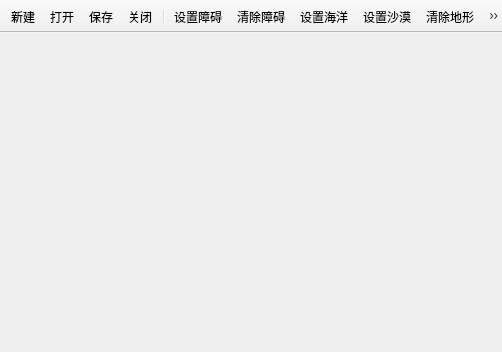
<?xml version="1.0" encoding="UTF-8"?>
<ui version="4.0">
 <class>RobotQMEClass</class>
 <widget class="QMainWindow" name="RobotQMEClass">
  <property name="geometry">
   <rect>
    <x>0</x>
    <y>0</y>
    <width>502</width>
    <height>352</height>
   </rect>
  </property>
  <property name="mouseTracking">
   <bool>true</bool>
  </property>
  <property name="windowTitle">
   <string>RobotQME</string>
  </property>
  <property name="autoFillBackground">
   <bool>false</bool>
  </property>
  <widget class="QWidget" name="centralWidget">
   <property name="mouseTracking">
    <bool>true</bool>
   </property>
  </widget>
  <widget class="QToolBar" name="toolBar">
   <property name="enabled">
    <bool>true</bool>
   </property>
   <property name="minimumSize">
    <size>
     <width>0</width>
     <height>0</height>
    </size>
   </property>
   <property name="windowTitle">
    <string>toolBar</string>
   </property>
   <property name="movable">
    <bool>false</bool>
   </property>
   <property name="iconSize">
    <size>
     <width>30</width>
     <height>30</height>
    </size>
   </property>
   <property name="floatable">
    <bool>false</bool>
   </property>
   <attribute name="toolBarArea">
    <enum>TopToolBarArea</enum>
   </attribute>
   <attribute name="toolBarBreak">
    <bool>false</bool>
   </attribute>
   <addaction name="action_new"/>
   <addaction name="action_open"/>
   <addaction name="action_save"/>
   <addaction name="action_close"/>
   <addaction name="separator"/>
   <addaction name="action_setobstacle"/>
   <addaction name="action_clearobstacle"/>
   <addaction name="action_setocean"/>
   <addaction name="action_setdesert"/>
   <addaction name="action_clearterrain"/>
   <addaction name="separator"/>
   <addaction name="action_setstart"/>
   <addaction name="action_setend"/>
   <addaction name="action_resetflag"/>
   <addaction name="action_run"/>
  </widget>
  <widget class="QStatusBar" name="statusBar">
   <property name="autoFillBackground">
    <bool>false</bool>
   </property>
   <property name="styleSheet">
    <string notr="true"/>
   </property>
   <property name="sizeGripEnabled">
    <bool>false</bool>
   </property>
  </widget>
  <action name="action_new">
   <property name="icon">
    <iconset resource="robotqme.qrc">
     <normaloff>:/RobotQME/Resources/new.png</normaloff>:/RobotQME/Resources/new.png</iconset>
   </property>
   <property name="text">
    <string>新建</string>
   </property>
   <property name="toolTip">
    <string>新建地图</string>
   </property>
  </action>
  <action name="action_save">
   <property name="icon">
    <iconset resource="robotqme.qrc">
     <normaloff>:/RobotQME/Resources/save.png</normaloff>:/RobotQME/Resources/save.png</iconset>
   </property>
   <property name="text">
    <string>保存</string>
   </property>
   <property name="toolTip">
    <string>保存地图</string>
   </property>
  </action>
  <action name="action_open">
   <property name="icon">
    <iconset resource="robotqme.qrc">
     <normaloff>:/RobotQME/Resources/open.png</normaloff>:/RobotQME/Resources/open.png</iconset>
   </property>
   <property name="text">
    <string>打开</string>
   </property>
   <property name="toolTip">
    <string>打开地图</string>
   </property>
  </action>
  <action name="action_close">
   <property name="icon">
    <iconset resource="robotqme.qrc">
     <normaloff>:/RobotQME/Resources/close.png</normaloff>:/RobotQME/Resources/close.png</iconset>
   </property>
   <property name="text">
    <string>关闭</string>
   </property>
   <property name="toolTip">
    <string>关闭地图</string>
   </property>
  </action>
  <action name="action_setstart">
   <property name="checkable">
    <bool>true</bool>
   </property>
   <property name="icon">
    <iconset resource="robotqme.qrc">
     <normaloff>:/RobotQME/Resources/start.png</normaloff>:/RobotQME/Resources/start.png</iconset>
   </property>
   <property name="text">
    <string>设置起点</string>
   </property>
  </action>
  <action name="action_setend">
   <property name="checkable">
    <bool>true</bool>
   </property>
   <property name="icon">
    <iconset resource="robotqme.qrc">
     <normaloff>:/RobotQME/Resources/end.png</normaloff>:/RobotQME/Resources/end.png</iconset>
   </property>
   <property name="text">
    <string>设置终点</string>
   </property>
  </action>
  <action name="action_resetflag">
   <property name="icon">
    <iconset resource="robotqme.qrc">
     <normaloff>:/RobotQME/Resources/resetflag.png</normaloff>:/RobotQME/Resources/resetflag.png</iconset>
   </property>
   <property name="text">
    <string>重置起止点</string>
   </property>
  </action>
  <action name="action_setobstacle">
   <property name="checkable">
    <bool>true</bool>
   </property>
   <property name="icon">
    <iconset resource="robotqme.qrc">
     <normaloff>:/RobotQME/Resources/obstacle.png</normaloff>:/RobotQME/Resources/obstacle.png</iconset>
   </property>
   <property name="text">
    <string>设置障碍</string>
   </property>
  </action>
  <action name="action_run">
   <property name="icon">
    <iconset resource="robotqme.qrc">
     <normaloff>:/RobotQME/Resources/run.png</normaloff>:/RobotQME/Resources/run.png</iconset>
   </property>
   <property name="text">
    <string>运行</string>
   </property>
  </action>
  <action name="action_clearobstacle">
   <property name="checkable">
    <bool>true</bool>
   </property>
   <property name="icon">
    <iconset resource="robotqme.qrc">
     <normaloff>:/RobotQME/Resources/removeobstacle.png</normaloff>:/RobotQME/Resources/removeobstacle.png</iconset>
   </property>
   <property name="text">
    <string>清除障碍</string>
   </property>
  </action>
  <action name="action_setocean">
   <property name="checkable">
    <bool>true</bool>
   </property>
   <property name="icon">
    <iconset resource="robotqme.qrc">
     <normaloff>:/RobotQME/Resources/ocean.png</normaloff>:/RobotQME/Resources/ocean.png</iconset>
   </property>
   <property name="text">
    <string>设置海洋</string>
   </property>
  </action>
  <action name="action_setdesert">
   <property name="checkable">
    <bool>true</bool>
   </property>
   <property name="icon">
    <iconset resource="robotqme.qrc">
     <normaloff>:/RobotQME/Resources/desert.png</normaloff>:/RobotQME/Resources/desert.png</iconset>
   </property>
   <property name="text">
    <string>设置沙漠</string>
   </property>
  </action>
  <action name="action_clearterrain">
   <property name="checkable">
    <bool>true</bool>
   </property>
   <property name="icon">
    <iconset resource="robotqme.qrc">
     <normaloff>:/RobotQME/Resources/clearterrain.png</normaloff>:/RobotQME/Resources/clearterrain.png</iconset>
   </property>
   <property name="text">
    <string>清除地形</string>
   </property>
  </action>
 </widget>
 <layoutdefault spacing="6" margin="11"/>
 <resources>
  <include location="robotqme.qrc"/>
 </resources>
 <connections/>
</ui>
